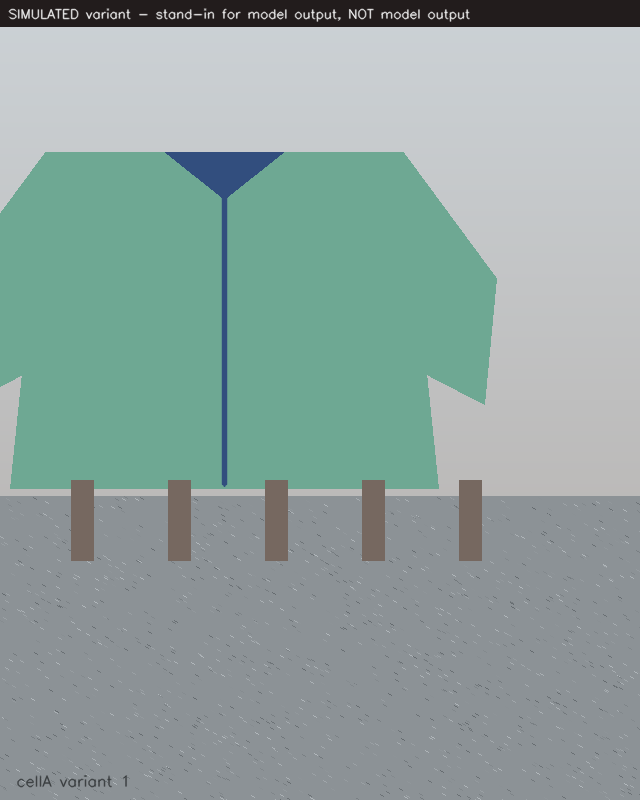
#> input picture labs/lab-03-prompt-experiment-matrix/reference/variants/cellA_01.png, 640 x 800 px
$ python -i prompt_variance.py   (imports and definitions only)
#> lines starting #> are read from the running program, lines starting #| are printed output that depends on the picture; after the words box and inside, x2 and y2 are one past the last pixel; in counts of white or black regions, pixels touching at a corner belong together
#> further down, picture is the input picture: shape (800, 640, 3); mean B, G, R 159.2, 162.9, 143.5
#!/usr/bin/env python3
"""Lab 03 — score within-cell variance of a prompt experiment.

For each experiment cell (files in one flat directory named cell<X>_<NN>.png) this
reports four numbers:

  hist_distance_mean  mean pairwise Bhattacharyya distance between the HSV
                      histograms of the central 60% subject crop  (subject drift)
  centroid_std_px     standard deviation of the thresholded-bright-pixel centroid            (composition drift)
  edge_density_std    standard deviation of the Canny edge density           (style drift)
  saturation_std      standard deviation of mean HSV saturation              (style drift)

Usage:
    python3 prompt_variance.py --variants reference/variants \
                               --out out/variance-report.csv

Requires: opencv-python, numpy. No network access.
"""
import argparse
import collections
import csv
import glob
import itertools
import os
import re

import cv2
import numpy as np

CELL_RE = re.compile(r"(cell[A-Z])_(\d+)\.png$")


def subject_mask(img):
    """Isolate the subject BEFORE measuring anything.

    Measuring the whole frame is the classic mistake: a backdrop gradient and a
    ground texture dominate both the histogram and the centroid, so the numbers
    end up describing the background rather than the product. Here the subject is
    the largest strongly saturated region, which is what a product occupying a
    muted scene looks like. Check the mask before you trust the number.
    """
    hsv = cv2.cvtColor(img, cv2.COLOR_BGR2HSV)
#> hsv: shape (800, 640, 3); mean H, S, V 85.4, 36.9, 165.9
    sat = hsv[:, :, 1]
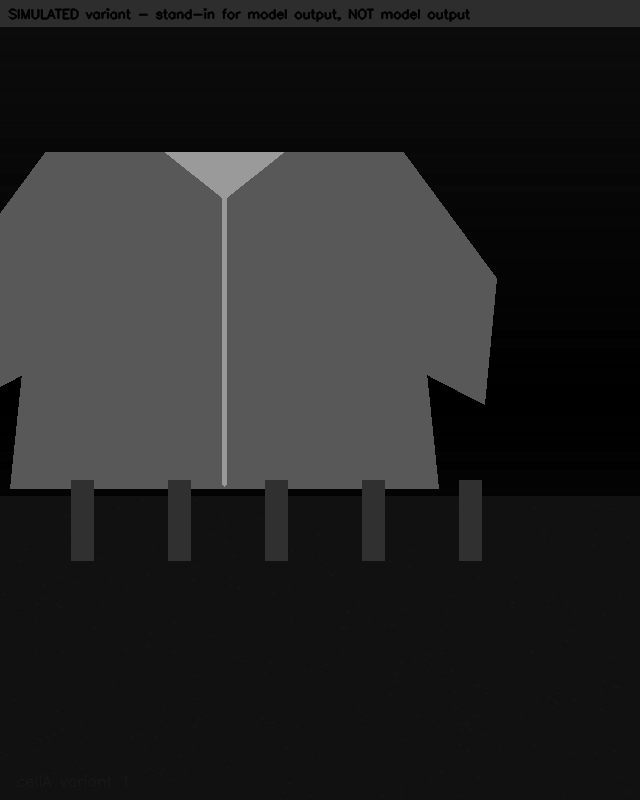
#> sat: shape (800, 640); min 0, max 154, mean 36.9
    _, mask = cv2.threshold(sat, 0, 255, cv2.THRESH_BINARY + cv2.THRESH_OTSU)
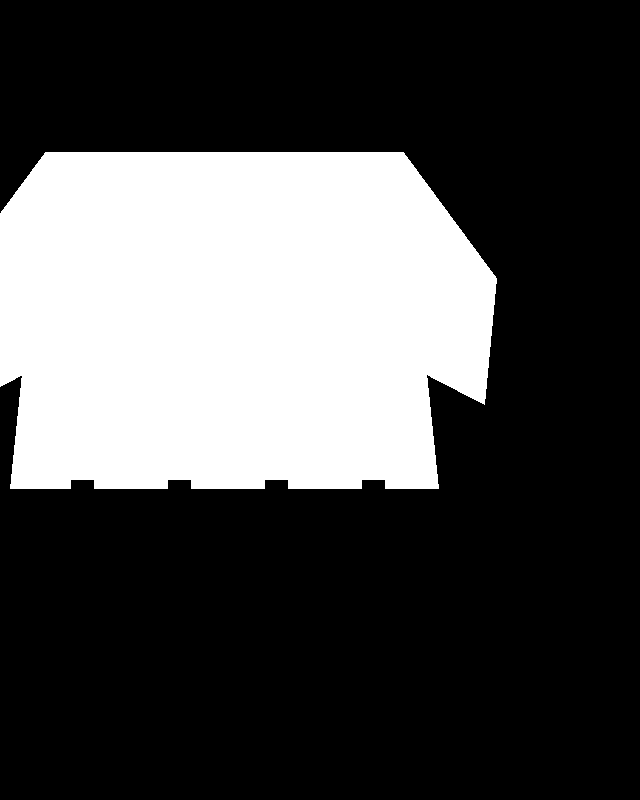
#> mask: shape (800, 640); 29.5% white; 1 white region, box (x1, y1, x2, y2) and area: (0, 152, 497, 489) 150885
    k = cv2.getStructuringElement(cv2.MORPH_ELLIPSE, (9, 9))
    mask = cv2.morphologyEx(mask, cv2.MORPH_CLOSE, k)
#> mask: shape (800, 640); 29.5% white; 1 white region, box (x1, y1, x2, y2) and area: (0, 152, 497, 489) 150977
    n, labels, stats, _ = cv2.connectedComponentsWithStats(mask, 8)
#> n = 2; stats = [[0, 0, 640, 800, 361023], [0, 152, 497, 337, 150977]]
    if n > 1:
        biggest = 1 + int(np.argmax(stats[1:, cv2.CC_STAT_AREA]))
#> biggest = 1
        mask = np.where(labels == biggest, 255, 0).astype(np.uint8)
    return mask


# [101 lines left out: functions hsv_hist, centroid, edge_density, mean_saturation_subject, main, not called in this run]


# [2 lines not run here, left out]

>>> import cv2
>>> picture = cv2.imread('reference/variants/cellA_01.png')
>>> result = subject_mask(picture)

$ run again, on labs/lab-03-prompt-experiment-matrix/reference/variants/cellB_02.png
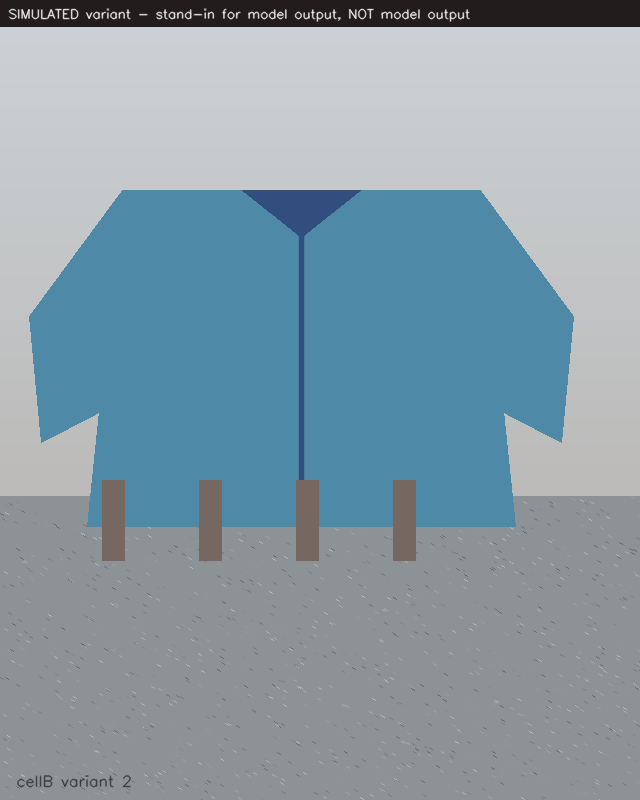
#> input picture labs/lab-03-prompt-experiment-matrix/reference/variants/cellB_02.png, 640 x 800 px
#> picture is the input picture: shape (800, 640, 3); mean B, G, R 166.6, 155.5, 135.1
#> hsv: shape (800, 640, 3); mean H, S, V 92.9, 51.5, 167.2
#> in subject_mask, `sat = hsv[:, :, 1]`:
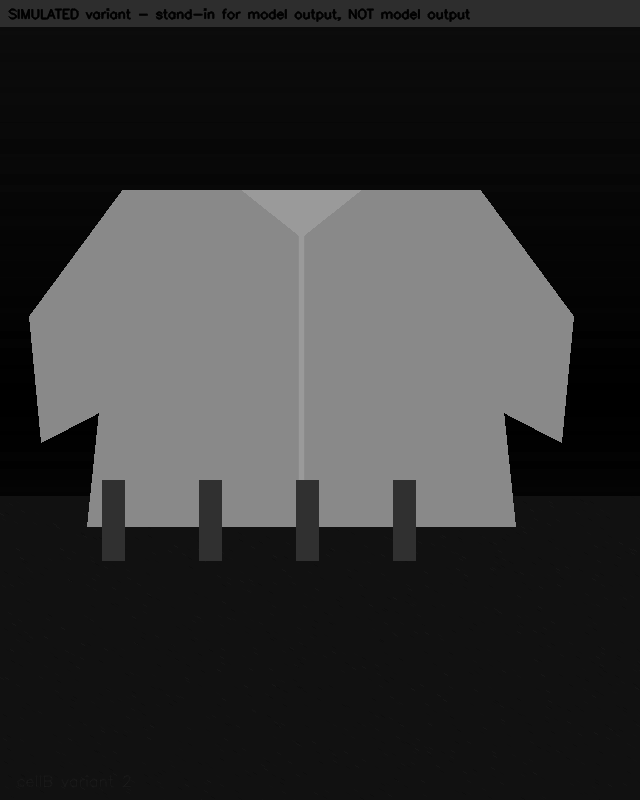
#> sat: shape (800, 640); min 0, max 154, mean 51.5
#> in subject_mask, `_, mask = cv2.threshold(sat, 0, 255, cv2.THRESH_BINARY + cv2.THRESH_OT..`:
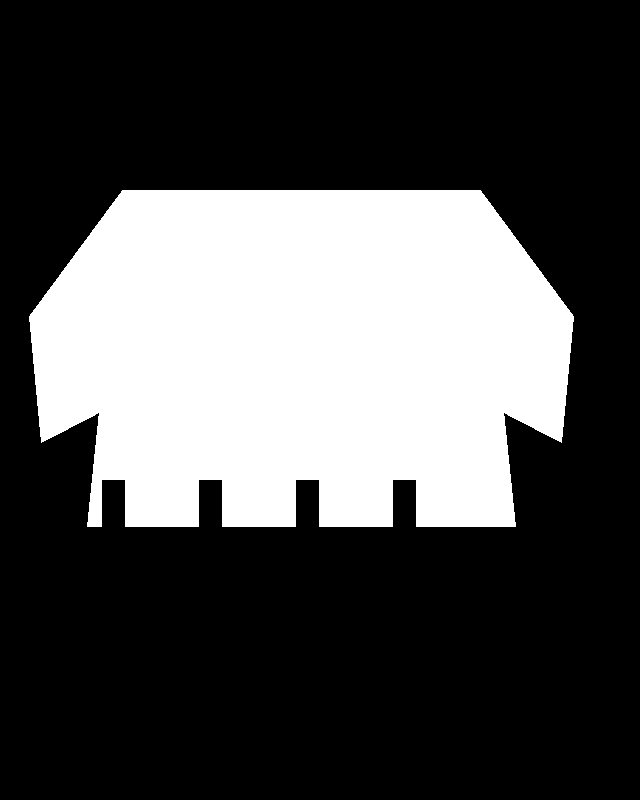
#> mask: shape (800, 640); 30.1% white; 1 white region, box (x1, y1, x2, y2) and area: (29, 190, 574, 527) 153924
#> labels: shape (800, 640) int32; values 0 (black) and 1 (white), 30.1% white; 1 white region, box (x1, y1, x2, y2) and area: (29, 190, 574, 527) 154012
#> n = 2; stats = [[0, 0, 640, 800, 357988], [29, 190, 545, 337, 154012]]
#> biggest = 1
